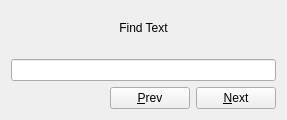
<?xml version="1.0" encoding="UTF-8"?>
<ui version="4.0">
 <author>David Sugar</author>
 <comment>** Copyright (C) 2011-2017 Tycho Softworks.
**
** This program is free software: you can redistribute it and/or modify
** it under the terms of the GNU General Public License as published
** by the Free Software Foundation, either version 3 of the License, or
** (at your option) any later version.
**
** This program is distributed in the hope that it will be useful,
** but WITHOUT ANY WARRANTY; without even the implied warranty of
** MERCHANTABILITY or FITNESS FOR A PARTICULAR PURPOSE.  See the
** GNU General Public License for more details.
**
** You should have received a copy of the GNU General Public License
** along with this program.  If not, see &lt;http://www.gnu.org/licenses/&gt;.</comment>
 <class>FindDialog</class>
 <widget class="QDialog" name="FindDialog">
  <property name="geometry">
   <rect>
    <x>0</x>
    <y>0</y>
    <width>287</width>
    <height>120</height>
   </rect>
  </property>
  <property name="focusPolicy">
   <enum>Qt::TabFocus</enum>
  </property>
  <property name="windowTitle">
   <string notr="true">Dialog</string>
  </property>
  <layout class="QVBoxLayout" name="verticalLayout">
   <item>
    <widget class="QLabel" name="label">
     <property name="minimumSize">
      <size>
       <width>0</width>
       <height>0</height>
      </size>
     </property>
     <property name="text">
      <string>Find Text</string>
     </property>
     <property name="alignment">
      <set>Qt::AlignCenter</set>
     </property>
     <property name="margin">
      <number>0</number>
     </property>
    </widget>
   </item>
   <item>
    <spacer name="verticalSpacer">
     <property name="orientation">
      <enum>Qt::Vertical</enum>
     </property>
     <property name="sizeType">
      <enum>QSizePolicy::Fixed</enum>
     </property>
     <property name="sizeHint" stdset="0">
      <size>
       <width>20</width>
       <height>8</height>
      </size>
     </property>
    </spacer>
   </item>
   <item>
    <widget class="QLineEdit" name="seekEdit">
     <property name="focusPolicy">
      <enum>Qt::StrongFocus</enum>
     </property>
     <property name="acceptDrops">
      <bool>false</bool>
     </property>
    </widget>
   </item>
   <item>
    <layout class="QHBoxLayout" name="horizontalLayout">
     <item>
      <spacer name="horizontalSpacer">
       <property name="orientation">
        <enum>Qt::Horizontal</enum>
       </property>
       <property name="sizeHint" stdset="0">
        <size>
         <width>40</width>
         <height>20</height>
        </size>
       </property>
      </spacer>
     </item>
     <item>
      <widget class="QPushButton" name="prevButton">
       <property name="focusPolicy">
        <enum>Qt::NoFocus</enum>
       </property>
       <property name="text">
        <string>&amp;Prev</string>
       </property>
       <property name="icon">
        <iconset theme="go-previous">
         <normaloff>.</normaloff>.</iconset>
       </property>
       <property name="shortcut">
        <string>Meta+P</string>
       </property>
      </widget>
     </item>
     <item>
      <widget class="QPushButton" name="nextButton">
       <property name="focusPolicy">
        <enum>Qt::NoFocus</enum>
       </property>
       <property name="text">
        <string>&amp;Next</string>
       </property>
       <property name="icon">
        <iconset theme="go-next">
         <normaloff>.</normaloff>.</iconset>
       </property>
       <property name="shortcut">
        <string>Meta+N</string>
       </property>
      </widget>
     </item>
    </layout>
   </item>
  </layout>
 </widget>
 <tabstops>
  <tabstop>seekEdit</tabstop>
  <tabstop>nextButton</tabstop>
  <tabstop>prevButton</tabstop>
 </tabstops>
 <resources/>
 <connections/>
</ui>
